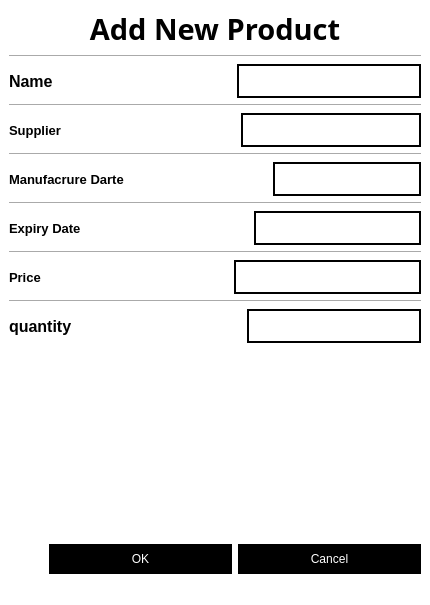
<?xml version="1.0" encoding="UTF-8"?>
<ui version="4.0">
 <class>MainWindow</class>
 <widget class="QMainWindow" name="MainWindow">
  <property name="geometry">
   <rect>
    <x>0</x>
    <y>0</y>
    <width>430</width>
    <height>605</height>
   </rect>
  </property>
  <property name="maximumSize">
   <size>
    <width>430</width>
    <height>16777215</height>
   </size>
  </property>
  <property name="windowTitle">
   <string>MainWindow</string>
  </property>
  <property name="styleSheet">
   <string notr="true">background-color: rgb(255, 255, 255);</string>
  </property>
  <widget class="QWidget" name="centralwidget">
   <layout class="QVBoxLayout" name="verticalLayout_2">
    <item>
     <widget class="QLabel" name="label">
      <property name="font">
       <font>
        <family>Segoe UI Black</family>
        <pointsize>22</pointsize>
        <weight>75</weight>
        <bold>true</bold>
       </font>
      </property>
      <property name="text">
       <string>Add New Product</string>
      </property>
      <property name="alignment">
       <set>Qt::AlignCenter</set>
      </property>
     </widget>
    </item>
    <item>
     <widget class="Line" name="line">
      <property name="orientation">
       <enum>Qt::Horizontal</enum>
      </property>
     </widget>
    </item>
    <item>
     <layout class="QVBoxLayout" name="verticalLayout">
      <item>
       <layout class="QHBoxLayout" name="horizontalLayout">
        <property name="spacing">
         <number>0</number>
        </property>
        <item>
         <widget class="QLabel" name="label_2">
          <property name="font">
           <font>
            <family>Nirmala UI</family>
            <pointsize>12</pointsize>
            <weight>75</weight>
            <bold>true</bold>
           </font>
          </property>
          <property name="text">
           <string>Name</string>
          </property>
         </widget>
        </item>
        <item>
         <spacer name="horizontalSpacer">
          <property name="orientation">
           <enum>Qt::Horizontal</enum>
          </property>
          <property name="sizeHint" stdset="0">
           <size>
            <width>40</width>
            <height>20</height>
           </size>
          </property>
         </spacer>
        </item>
        <item>
         <widget class="QLineEdit" name="name">
          <property name="styleSheet">
           <string notr="true">height:30px;

border-style: solid;border-width: 2px;border-color: black


</string>
          </property>
         </widget>
        </item>
       </layout>
      </item>
      <item>
       <widget class="Line" name="line_2">
        <property name="orientation">
         <enum>Qt::Horizontal</enum>
        </property>
       </widget>
      </item>
      <item>
       <layout class="QHBoxLayout" name="horizontalLayout_2">
        <property name="spacing">
         <number>0</number>
        </property>
        <item>
         <widget class="QLabel" name="label_3">
          <property name="font">
           <font>
            <family>Nirmala UI</family>
            <pointsize>10</pointsize>
            <weight>75</weight>
            <bold>true</bold>
           </font>
          </property>
          <property name="text">
           <string>Supplier</string>
          </property>
         </widget>
        </item>
        <item>
         <spacer name="horizontalSpacer_2">
          <property name="orientation">
           <enum>Qt::Horizontal</enum>
          </property>
          <property name="sizeHint" stdset="0">
           <size>
            <width>40</width>
            <height>20</height>
           </size>
          </property>
         </spacer>
        </item>
        <item>
         <widget class="QLineEdit" name="import_2">
          <property name="styleSheet">
           <string notr="true">height:30px;

border-style: solid;border-width: 2px;border-color: black


</string>
          </property>
         </widget>
        </item>
       </layout>
      </item>
      <item>
       <widget class="Line" name="line_3">
        <property name="orientation">
         <enum>Qt::Horizontal</enum>
        </property>
       </widget>
      </item>
      <item>
       <layout class="QHBoxLayout" name="horizontalLayout_3">
        <property name="spacing">
         <number>0</number>
        </property>
        <item>
         <widget class="QLabel" name="label_4">
          <property name="font">
           <font>
            <family>Nirmala UI</family>
            <pointsize>10</pointsize>
            <weight>75</weight>
            <bold>true</bold>
           </font>
          </property>
          <property name="text">
           <string>Manufacrure Darte</string>
          </property>
         </widget>
        </item>
        <item>
         <spacer name="horizontalSpacer_3">
          <property name="orientation">
           <enum>Qt::Horizontal</enum>
          </property>
          <property name="sizeHint" stdset="0">
           <size>
            <width>40</width>
            <height>20</height>
           </size>
          </property>
         </spacer>
        </item>
        <item>
         <widget class="QLineEdit" name="manufacture_date">
          <property name="styleSheet">
           <string notr="true">height:30px;

border-style: solid;border-width: 2px;border-color: black


</string>
          </property>
         </widget>
        </item>
       </layout>
      </item>
      <item>
       <widget class="Line" name="line_4">
        <property name="orientation">
         <enum>Qt::Horizontal</enum>
        </property>
       </widget>
      </item>
      <item>
       <layout class="QHBoxLayout" name="horizontalLayout_4">
        <item>
         <widget class="QLabel" name="label_5">
          <property name="font">
           <font>
            <family>Nirmala UI</family>
            <pointsize>10</pointsize>
            <weight>75</weight>
            <bold>true</bold>
           </font>
          </property>
          <property name="text">
           <string>Expiry Date</string>
          </property>
         </widget>
        </item>
        <item>
         <spacer name="horizontalSpacer_4">
          <property name="orientation">
           <enum>Qt::Horizontal</enum>
          </property>
          <property name="sizeHint" stdset="0">
           <size>
            <width>40</width>
            <height>20</height>
           </size>
          </property>
         </spacer>
        </item>
        <item>
         <widget class="QLineEdit" name="expiry_date">
          <property name="styleSheet">
           <string notr="true">height:30px;

border-style: solid;border-width: 2px;border-color: black


</string>
          </property>
         </widget>
        </item>
       </layout>
      </item>
      <item>
       <widget class="Line" name="line_5">
        <property name="orientation">
         <enum>Qt::Horizontal</enum>
        </property>
       </widget>
      </item>
      <item>
       <layout class="QHBoxLayout" name="horizontalLayout_5">
        <item>
         <widget class="QLabel" name="label_6">
          <property name="font">
           <font>
            <family>Nirmala UI</family>
            <pointsize>10</pointsize>
            <weight>75</weight>
            <bold>true</bold>
           </font>
          </property>
          <property name="text">
           <string>Price</string>
          </property>
         </widget>
        </item>
        <item>
         <spacer name="horizontalSpacer_5">
          <property name="orientation">
           <enum>Qt::Horizontal</enum>
          </property>
          <property name="sizeHint" stdset="0">
           <size>
            <width>40</width>
            <height>20</height>
           </size>
          </property>
         </spacer>
        </item>
        <item>
         <widget class="QLineEdit" name="Price">
          <property name="styleSheet">
           <string notr="true">height:30px;

border-style: solid;border-width: 2px;border-color: black


</string>
          </property>
         </widget>
        </item>
       </layout>
      </item>
      <item>
       <widget class="Line" name="line_6">
        <property name="orientation">
         <enum>Qt::Horizontal</enum>
        </property>
       </widget>
      </item>
      <item>
       <layout class="QHBoxLayout" name="horizontalLayout_9">
        <property name="spacing">
         <number>0</number>
        </property>
        <item>
         <widget class="QLabel" name="label_8">
          <property name="font">
           <font>
            <family>Nirmala UI</family>
            <pointsize>12</pointsize>
            <weight>75</weight>
            <bold>true</bold>
           </font>
          </property>
          <property name="text">
           <string>quantity</string>
          </property>
         </widget>
        </item>
        <item>
         <spacer name="horizontalSpacer_8">
          <property name="orientation">
           <enum>Qt::Horizontal</enum>
          </property>
          <property name="sizeHint" stdset="0">
           <size>
            <width>40</width>
            <height>20</height>
           </size>
          </property>
         </spacer>
        </item>
        <item>
         <widget class="QLineEdit" name="quantity">
          <property name="styleSheet">
           <string notr="true">height:30px;

border-style: solid;border-width: 2px;border-color: black


</string>
          </property>
         </widget>
        </item>
       </layout>
      </item>
     </layout>
    </item>
    <item>
     <spacer name="verticalSpacer">
      <property name="orientation">
       <enum>Qt::Vertical</enum>
      </property>
      <property name="sizeHint" stdset="0">
       <size>
        <width>20</width>
        <height>149</height>
       </size>
      </property>
     </spacer>
    </item>
    <item>
     <layout class="QHBoxLayout" name="horizontalLayout_7">
      <item>
       <spacer name="horizontalSpacer_6">
        <property name="orientation">
         <enum>Qt::Horizontal</enum>
        </property>
        <property name="sizeType">
         <enum>QSizePolicy::Preferred</enum>
        </property>
        <property name="sizeHint" stdset="0">
         <size>
          <width>40</width>
          <height>20</height>
         </size>
        </property>
       </spacer>
      </item>
      <item>
       <layout class="QHBoxLayout" name="horizontalLayout_6">
        <item>
         <widget class="QPushButton" name="pushButton">
          <property name="styleSheet">
           <string notr="true">color:rgb(255, 255, 255);
background-color:rgb(0, 0, 0);height:30px;
border-style: solid;border-color: rgb(255, 255, 255)
</string>
          </property>
          <property name="text">
           <string>OK</string>
          </property>
         </widget>
        </item>
        <item>
         <widget class="QPushButton" name="pushButton_2">
          <property name="styleSheet">
           <string notr="true">color:rgb(255, 255, 255);
background-color:rgb(0, 0, 0);height:30px;
border-style: solid;border-color: rgb(255, 255, 255)
</string>
          </property>
          <property name="text">
           <string>Cancel</string>
          </property>
         </widget>
        </item>
       </layout>
      </item>
     </layout>
    </item>
   </layout>
  </widget>
  <widget class="QMenuBar" name="menubar">
   <property name="geometry">
    <rect>
     <x>0</x>
     <y>0</y>
     <width>430</width>
     <height>21</height>
    </rect>
   </property>
  </widget>
  <widget class="QStatusBar" name="statusbar"/>
 </widget>
 <resources/>
 <connections/>
</ui>
